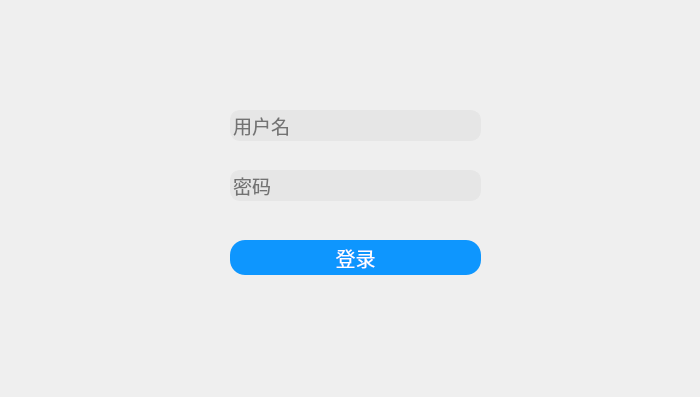
<?xml version="1.0" encoding="UTF-8"?>
<ui version="4.0">
 <class>LoginDialog</class>
 <widget class="QMainWindow" name="LoginDialog">
  <property name="geometry">
   <rect>
    <x>0</x>
    <y>0</y>
    <width>700</width>
    <height>397</height>
   </rect>
  </property>
  <property name="minimumSize">
   <size>
    <width>700</width>
    <height>397</height>
   </size>
  </property>
  <property name="maximumSize">
   <size>
    <width>700</width>
    <height>397</height>
   </size>
  </property>
  <property name="windowTitle">
   <string>登录</string>
  </property>
  <property name="windowIcon">
   <iconset resource="../res.qrc">
    <normaloff>:/image/hotel.png</normaloff>:/image/hotel.png</iconset>
  </property>
  <property name="styleSheet">
   <string notr="true">QMainWindow#LoginDialog{
	border-image:url(:/image/hotelBackground.jpg);
}

QLineEdit
{
border: 1px solid rgb(230,230,230);
border-radius: 10px;
background: rgb(230,230,230);
selection-background-color: darkgray;
}</string>
  </property>
  <widget class="QWidget" name="centralwidget">
   <widget class="QLineEdit" name="lineEditPassword">
    <property name="geometry">
     <rect>
      <x>230</x>
      <y>170</y>
      <width>251</width>
      <height>31</height>
     </rect>
    </property>
    <property name="font">
     <font>
      <family>微软雅黑</family>
      <pointsize>14</pointsize>
     </font>
    </property>
    <property name="text">
     <string/>
    </property>
    <property name="echoMode">
     <enum>QLineEdit::Password</enum>
    </property>
    <property name="placeholderText">
     <string>密码</string>
    </property>
   </widget>
   <widget class="QPushButton" name="pushButtonLogin">
    <property name="geometry">
     <rect>
      <x>230</x>
      <y>240</y>
      <width>251</width>
      <height>35</height>
     </rect>
    </property>
    <property name="minimumSize">
     <size>
      <width>35</width>
      <height>0</height>
     </size>
    </property>
    <property name="maximumSize">
     <size>
      <width>16777215</width>
      <height>35</height>
     </size>
    </property>
    <property name="font">
     <font>
      <family>Microsoft Yahei</family>
      <pointsize>-1</pointsize>
      <weight>50</weight>
      <italic>false</italic>
      <bold>false</bold>
     </font>
    </property>
    <property name="styleSheet">
     <string notr="true">QPushButton
{
    font-family:Microsoft Yahei;
    font:20px;
    color:white;
    background-color:rgb(14 , 150 , 254);
    border-radius:15px;
    height:30px;
    width:30px;
}

QPushButton:hover
{
    background-color:rgb(44 , 137 , 255);
}

QPushButton:pressed
{
    background-color:rgb(14 , 135 , 228);
    padding-left:3px;
    padding-top:3px;
}
</string>
    </property>
    <property name="text">
     <string>登录</string>
    </property>
    <property name="shortcut">
     <string>Return</string>
    </property>
   </widget>
   <widget class="QLineEdit" name="lineEditUsername">
    <property name="geometry">
     <rect>
      <x>230</x>
      <y>110</y>
      <width>251</width>
      <height>31</height>
     </rect>
    </property>
    <property name="minimumSize">
     <size>
      <width>251</width>
      <height>31</height>
     </size>
    </property>
    <property name="maximumSize">
     <size>
      <width>251</width>
      <height>31</height>
     </size>
    </property>
    <property name="font">
     <font>
      <family>微软雅黑</family>
      <pointsize>14</pointsize>
     </font>
    </property>
    <property name="inputMask">
     <string/>
    </property>
    <property name="text">
     <string/>
    </property>
    <property name="echoMode">
     <enum>QLineEdit::Normal</enum>
    </property>
    <property name="placeholderText">
     <string>用户名</string>
    </property>
   </widget>
  </widget>
 </widget>
 <tabstops>
  <tabstop>lineEditUsername</tabstop>
  <tabstop>lineEditPassword</tabstop>
  <tabstop>pushButtonLogin</tabstop>
 </tabstops>
 <resources>
  <include location="../res.qrc"/>
 </resources>
 <connections/>
</ui>
